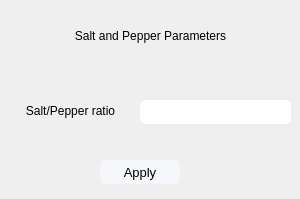
<?xml version="1.0" encoding="UTF-8"?>
<ui version="4.0">
 <class>SaltPepperParameters</class>
 <widget class="QDialog" name="SaltPepperParameters">
  <property name="geometry">
   <rect>
    <x>0</x>
    <y>0</y>
    <width>300</width>
    <height>199</height>
   </rect>
  </property>
  <property name="windowTitle">
   <string>Dialog</string>
  </property>
  <widget class="QPushButton" name="pushButton">
   <property name="geometry">
    <rect>
     <x>100</x>
     <y>160</y>
     <width>80</width>
     <height>24</height>
    </rect>
   </property>
   <property name="styleSheet">
    <string notr="true">QPushButton{
border-width: 1.5px;
border-radius: 5px;
font-size: 13px;
background-color: rgb(246, 247, 250);
color: black;
}

QPushButton:hover:!pressed{
background-color: qlineargradient(x1: 0.5, y1: 1, x2: 0.5, y2: 1, stop: 0 #dadbde, stop: 1 #f6f7fa);
}</string>
   </property>
   <property name="text">
    <string>Apply</string>
   </property>
  </widget>
  <widget class="QLabel" name="label">
   <property name="geometry">
    <rect>
     <x>0</x>
     <y>20</y>
     <width>301</width>
     <height>31</height>
    </rect>
   </property>
   <property name="styleSheet">
    <string notr="true">font: 900 15pt &quot;Segoe UI Black&quot;;
color: rgb(0, 0, 0);</string>
   </property>
   <property name="text">
    <string>Salt and Pepper Parameters</string>
   </property>
   <property name="alignment">
    <set>Qt::AlignCenter</set>
   </property>
  </widget>
  <widget class="QLabel" name="label_2">
   <property name="geometry">
    <rect>
     <x>10</x>
     <y>101</y>
     <width>121</width>
     <height>20</height>
    </rect>
   </property>
   <property name="styleSheet">
    <string notr="true">font: 900 10pt &quot;Segoe UI Black&quot;;
color: rgb(0, 0, 0);</string>
   </property>
   <property name="text">
    <string>Salt/Pepper ratio</string>
   </property>
   <property name="alignment">
    <set>Qt::AlignCenter</set>
   </property>
  </widget>
  <widget class="QLineEdit" name="SaltandPepperAmount">
   <property name="geometry">
    <rect>
     <x>140</x>
     <y>100</y>
     <width>151</width>
     <height>24</height>
    </rect>
   </property>
   <property name="styleSheet">
    <string notr="true">border-radius: 5px;</string>
   </property>
  </widget>
 </widget>
 <resources/>
 <connections/>
</ui>
